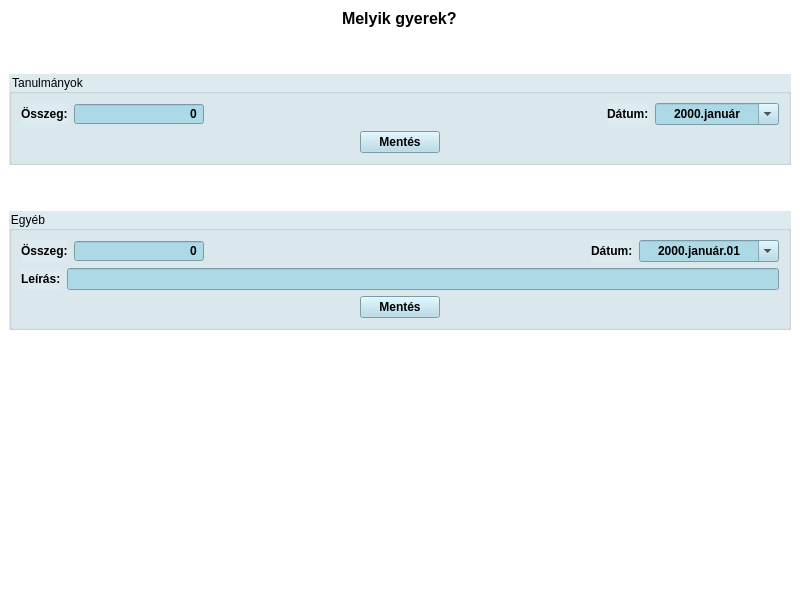
<?xml version="1.0" encoding="UTF-8"?>
<ui version="4.0">
 <class>ActivityChild</class>
 <widget class="QMainWindow" name="ActivityChild">
  <property name="geometry">
   <rect>
    <x>0</x>
    <y>0</y>
    <width>800</width>
    <height>600</height>
   </rect>
  </property>
  <property name="windowTitle">
   <string>MainWindow</string>
  </property>
  <property name="styleSheet">
   <string notr="true">background-color: white;</string>
  </property>
  <widget class="QWidget" name="centralwidget">
   <layout class="QVBoxLayout" name="verticalLayout_3">
    <item alignment="Qt::AlignHCenter|Qt::AlignTop">
     <widget class="QLabel" name="labelChildName">
      <property name="font">
       <font>
        <pointsize>12</pointsize>
        <bold>true</bold>
       </font>
      </property>
      <property name="text">
       <string>Melyik gyerek?</string>
      </property>
     </widget>
    </item>
    <item>
     <spacer name="verticalSpacer_3">
      <property name="orientation">
       <enum>Qt::Vertical</enum>
      </property>
      <property name="sizeType">
       <enum>QSizePolicy::Fixed</enum>
      </property>
      <property name="sizeHint" stdset="0">
       <size>
        <width>20</width>
        <height>40</height>
       </size>
      </property>
     </spacer>
    </item>
    <item>
     <widget class="QGroupBox" name="groupBoxStudies">
      <property name="styleSheet">
       <string notr="true">background-color: rgb(221, 234, 240);
</string>
      </property>
      <property name="title">
       <string>Tanulmányok</string>
      </property>
      <layout class="QVBoxLayout" name="verticalLayout_2">
       <item>
        <layout class="QHBoxLayout" name="horizontalLayout">
         <item>
          <widget class="QLabel" name="labelStudiesCost">
           <property name="font">
            <font>
             <bold>true</bold>
            </font>
           </property>
           <property name="text">
            <string>Összeg:</string>
           </property>
          </widget>
         </item>
         <item>
          <widget class="CurrencySpinBox" name="spinBoxStudiesCost">
           <property name="minimumSize">
            <size>
             <width>130</width>
             <height>0</height>
            </size>
           </property>
           <property name="font">
            <font>
             <bold>true</bold>
            </font>
           </property>
           <property name="styleSheet">
            <string notr="true">background-color: rgb(173, 216, 230);</string>
           </property>
           <property name="alignment">
            <set>Qt::AlignRight|Qt::AlignTrailing|Qt::AlignVCenter</set>
           </property>
           <property name="buttonSymbols">
            <enum>QAbstractSpinBox::NoButtons</enum>
           </property>
           <property name="maximum">
            <number>999999999</number>
           </property>
          </widget>
         </item>
         <item>
          <spacer name="horizontalSpacer">
           <property name="orientation">
            <enum>Qt::Horizontal</enum>
           </property>
           <property name="sizeHint" stdset="0">
            <size>
             <width>40</width>
             <height>20</height>
            </size>
           </property>
          </spacer>
         </item>
         <item>
          <widget class="QLabel" name="labelDateStudies">
           <property name="font">
            <font>
             <bold>true</bold>
            </font>
           </property>
           <property name="text">
            <string>Dátum:</string>
           </property>
          </widget>
         </item>
         <item>
          <widget class="QDateEdit" name="dateEditStudies">
           <property name="font">
            <font>
             <bold>true</bold>
            </font>
           </property>
           <property name="styleSheet">
            <string notr="true">background-color: rgb(173, 216, 230);</string>
           </property>
           <property name="locale">
            <locale language="Hungarian" country="Hungary"/>
           </property>
           <property name="alignment">
            <set>Qt::AlignCenter</set>
           </property>
           <property name="displayFormat">
            <string>yyyy.MMMM</string>
           </property>
           <property name="calendarPopup">
            <bool>true</bool>
           </property>
          </widget>
         </item>
        </layout>
       </item>
       <item alignment="Qt::AlignHCenter">
        <widget class="QPushButton" name="pushButtonSaveStudies">
         <property name="font">
          <font>
           <bold>true</bold>
          </font>
         </property>
         <property name="styleSheet">
          <string notr="true">background-color: rgb(173, 216, 230);</string>
         </property>
         <property name="text">
          <string>Mentés</string>
         </property>
        </widget>
       </item>
      </layout>
     </widget>
    </item>
    <item>
     <spacer name="verticalSpacer_2">
      <property name="orientation">
       <enum>Qt::Vertical</enum>
      </property>
      <property name="sizeType">
       <enum>QSizePolicy::Fixed</enum>
      </property>
      <property name="sizeHint" stdset="0">
       <size>
        <width>20</width>
        <height>40</height>
       </size>
      </property>
     </spacer>
    </item>
    <item>
     <widget class="QGroupBox" name="groupBoxOther">
      <property name="styleSheet">
       <string notr="true">background-color: rgb(221, 234, 240);
</string>
      </property>
      <property name="title">
       <string>Egyéb</string>
      </property>
      <layout class="QVBoxLayout" name="verticalLayout">
       <item>
        <layout class="QHBoxLayout" name="horizontalLayout_2">
         <item>
          <widget class="QLabel" name="labelOtherCost">
           <property name="font">
            <font>
             <bold>true</bold>
            </font>
           </property>
           <property name="text">
            <string>Összeg:</string>
           </property>
          </widget>
         </item>
         <item>
          <widget class="CurrencySpinBox" name="spinBoxOtherCost">
           <property name="minimumSize">
            <size>
             <width>130</width>
             <height>0</height>
            </size>
           </property>
           <property name="font">
            <font>
             <bold>true</bold>
            </font>
           </property>
           <property name="styleSheet">
            <string notr="true">background-color: rgb(173, 216, 230);</string>
           </property>
           <property name="locale">
            <locale language="Hungarian" country="Hungary"/>
           </property>
           <property name="alignment">
            <set>Qt::AlignRight|Qt::AlignTrailing|Qt::AlignVCenter</set>
           </property>
           <property name="buttonSymbols">
            <enum>QAbstractSpinBox::NoButtons</enum>
           </property>
           <property name="maximum">
            <number>999999999</number>
           </property>
          </widget>
         </item>
         <item>
          <spacer name="horizontalSpacer_2">
           <property name="orientation">
            <enum>Qt::Horizontal</enum>
           </property>
           <property name="sizeHint" stdset="0">
            <size>
             <width>40</width>
             <height>20</height>
            </size>
           </property>
          </spacer>
         </item>
         <item>
          <widget class="QLabel" name="labelDateOther">
           <property name="font">
            <font>
             <bold>true</bold>
            </font>
           </property>
           <property name="text">
            <string>Dátum:</string>
           </property>
          </widget>
         </item>
         <item>
          <widget class="QDateEdit" name="dateEditOther">
           <property name="font">
            <font>
             <bold>true</bold>
            </font>
           </property>
           <property name="styleSheet">
            <string notr="true">background-color: rgb(173, 216, 230);</string>
           </property>
           <property name="locale">
            <locale language="Hungarian" country="Hungary"/>
           </property>
           <property name="alignment">
            <set>Qt::AlignCenter</set>
           </property>
           <property name="displayFormat">
            <string>yyyy.MMMM.dd</string>
           </property>
           <property name="calendarPopup">
            <bool>true</bool>
           </property>
          </widget>
         </item>
        </layout>
       </item>
       <item>
        <layout class="QHBoxLayout" name="horizontalLayout_3">
         <item>
          <widget class="QLabel" name="labelComment">
           <property name="font">
            <font>
             <bold>true</bold>
            </font>
           </property>
           <property name="text">
            <string>Leírás:</string>
           </property>
          </widget>
         </item>
         <item>
          <widget class="QLineEdit" name="lineEditComment">
           <property name="font">
            <font>
             <bold>true</bold>
            </font>
           </property>
           <property name="styleSheet">
            <string notr="true">background-color: rgb(173, 216, 230);</string>
           </property>
          </widget>
         </item>
        </layout>
       </item>
       <item alignment="Qt::AlignHCenter">
        <widget class="QPushButton" name="pushButtonSaveOther">
         <property name="font">
          <font>
           <bold>true</bold>
          </font>
         </property>
         <property name="styleSheet">
          <string notr="true">background-color: rgb(173, 216, 230);</string>
         </property>
         <property name="text">
          <string>Mentés</string>
         </property>
        </widget>
       </item>
      </layout>
     </widget>
    </item>
    <item>
     <spacer name="verticalSpacer">
      <property name="orientation">
       <enum>Qt::Vertical</enum>
      </property>
      <property name="sizeHint" stdset="0">
       <size>
        <width>20</width>
        <height>40</height>
       </size>
      </property>
     </spacer>
    </item>
   </layout>
  </widget>
  <widget class="QMenuBar" name="menubar">
   <property name="geometry">
    <rect>
     <x>0</x>
     <y>0</y>
     <width>800</width>
     <height>22</height>
    </rect>
   </property>
  </widget>
  <widget class="QStatusBar" name="statusbar"/>
 </widget>
 <customwidgets>
  <customwidget>
   <class>CurrencySpinBox</class>
   <extends>QSpinBox</extends>
   <header>c:/Users/Dani/Qt-source/FamilyFinancies/FamilyFinancies/currencyspinbox.h</header>
  </customwidget>
 </customwidgets>
 <resources/>
 <connections/>
</ui>
